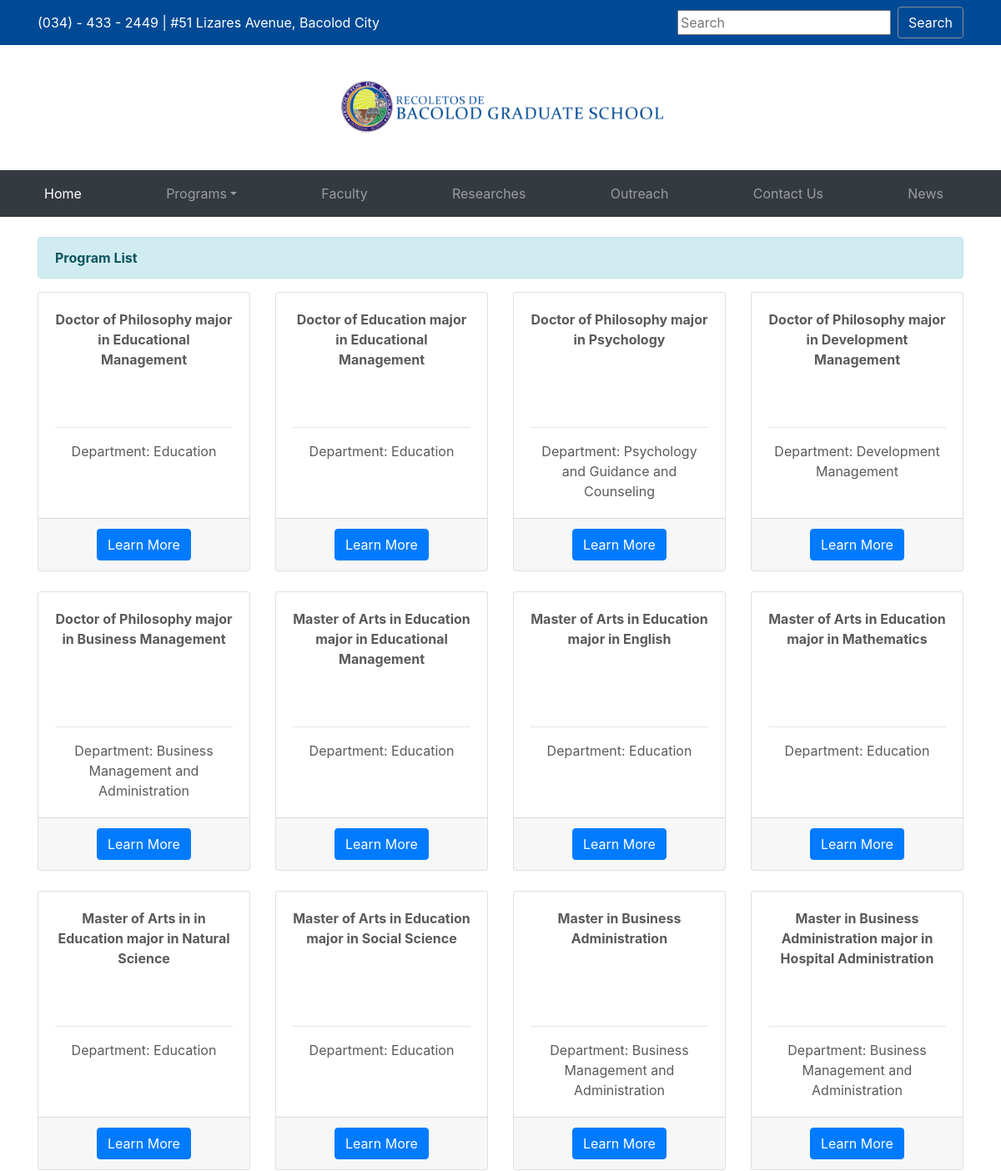
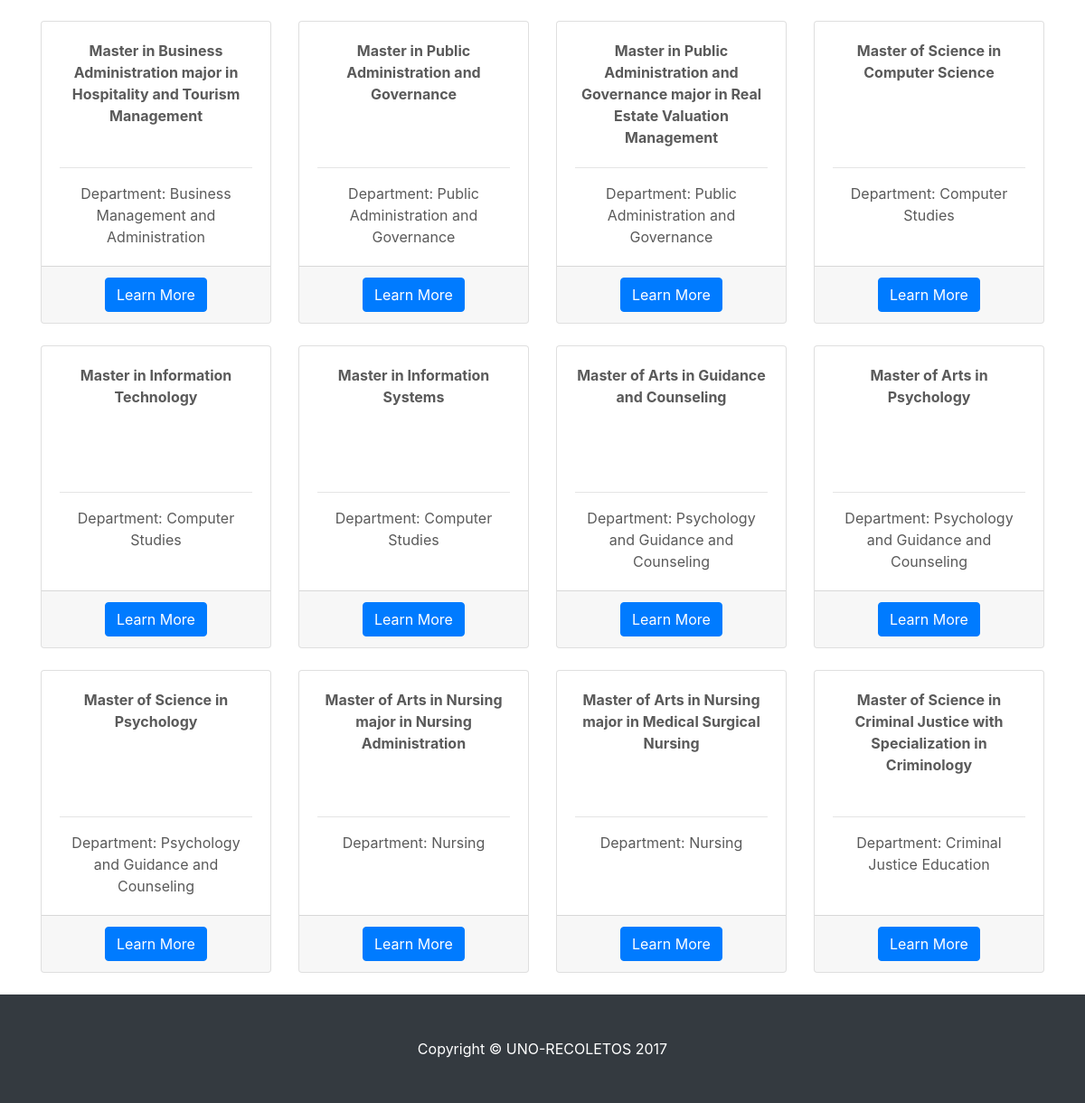
Page /list on the committed database (2 pictures, top to bottom).
### website/models.py (models this page shows, shortened)
class Program (models.Model):
	program_name = models.CharField(null="", max_length=100)
	program_description = models.CharField(null="", max_length=2000)
	program_department = models.CharField(null="", max_length=50)

### website/views.py (the view)
# urls.py: url(r'^list', views.list, name='list'),
def list(request, template_name='website/list.html'):
	programs = Program.objects.all()
	data = {}
	data['object_list'] = programs
	return render(request, template_name, data)

### website/templates/website/list.html
{% extends 'website/base.html' %}
{% load static %}
{% block content %}
<br>
<div class="container">
    <div class="alert alert-info" role="alert">
        <strong>Program List</strong>
    </div>
    <div class="row text-center">
     {% for program in object_list %}
        <div class="col-lg-3 col-md-6 mb-4">
              <div class="card">
                <div class="card-body">
                    <p class="card-title" style="height:125px;"><strong>{{program.program_name}}</strong></p>
                    <hr>
                  <p class="card-text"> Department: {{program.program_department}} </p>
                </div>
                <div class="card-footer">
                  <a href="{% url 'program_item' program.id %}" class="btn btn-primary">Learn More</a>
                </div>
              </div>
            </div>
    {% endfor %}
    </div>
</div>
{% endblock %}

### website/static/website/css/heroic-features.css (style rules this page uses)
body { padding-top: 54px; }
@media (min-width: 992px) { body { padding-top: 56px; } }
.card { height: 100%; }

### website/static/website/css/carousel.css (style rules this page uses)
body { padding-top: 3rem; padding-bottom: 3rem; color: #5a5a5a; }

### website/templates/website/base.html (style rules this page uses)
body { padding:0; }

### rows in the picture
Program: program_name "Doctor of Philosophy major in Educational Management", program_department "Education"
Program: program_name "Doctor of Education major in Educational Management", program_department "Education"
Program: program_name "Doctor of Philosophy major in Psychology", program_department "Psychology and Guidance and Counseling"
Program: program_name "Doctor of Philosophy major in Development Management", program_department "Development Management"
Program: program_name "Doctor of Philosophy major in Business Management", program_department "Business Management and Administration"
Program: program_name "Master of Arts in Education major in Educational Management", program_department "Education"
Program: program_name "Master of Arts in Education major in English", program_department "Education"
Program: program_name "Master of Arts in Education major in Mathematics", program_department "Education"
Program: program_name "Master of Arts in in Education major in Natural Science", program_department "Education"
Program: program_name "Master of Arts in Education major in Social Science", program_department "Education"
Program: program_name "Master in Business Administration", program_department "Business Management and Administration"
Program: program_name "Master in Business Administration major in Hospital Administration", program_department "Business Management and Administration"
Program: program_name "Master in Business Administration major in Hospitality and Tourism Management", program_department "Business Management and Administration"
Program: program_name "Master in Public Administration and Governance", program_department "Public Administration and Governance"
Program: program_name "Master in Public Administration and Governance major in Real Estate Valuation Management", program_department "Public Administration and Governance"
Program: program_name "Master of Science in Computer Science", program_department "Computer Studies"
Program: program_name "Master in Information Technology", program_department "Computer Studies"
Program: program_name "Master in Information Systems", program_department "Computer Studies"
Program: program_name "Master of Arts in Guidance and Counseling", program_department "Psychology and Guidance and Counseling"
Program: program_name "Master of Arts in Psychology", program_department "Psychology and Guidance and Counseling"
Program: program_name "Master of Science in Psychology", program_department "Psychology and Guidance and Counseling"
Program: program_name "Master of Arts in Nursing major in Nursing Administration", program_department "Nursing"
Program: program_name "Master of Arts in Nursing major in Medical Surgical Nursing", program_department "Nursing"
Program: program_name "Master of Science in Criminal Justice with Specialization in Criminology", program_department "Criminal Justice Education"
